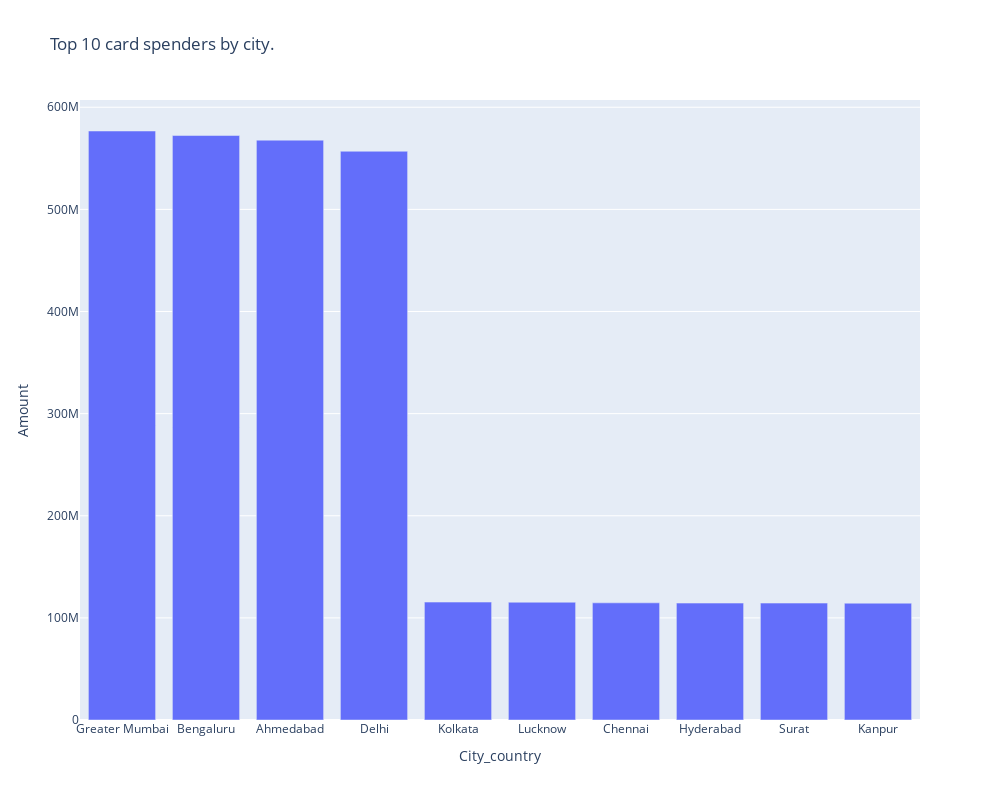

Notebook code cell kept with this figure:
### Code cell
top_cities=df.groupby(["City_country"])["Amount"].sum().reset_index().sort_values(by="Amount",ascending=False).head(10)
top_cities

fig=px.bar(top_cities,x="City_country",y="Amount",title="Top 10 card spenders by city.")
fig.update_layout(width=1000,height=800)

fig.write_image("Top 10 cities.png")
fig.show()

### Figure 1 — Plotly figure (JSON) as saved in the notebook; plotly's stock layout.template omitted (floating-point values rounded to 4 significant figures)
{"data": [{"alignmentgroup": "True", "hovertemplate": "City_country=%{x}<br>Amount=%{y}<extra></extra>", "legendgroup": "", "marker": {"color": "#636efa", "pattern": {"shape": ""}}, "name": "", "offsetgroup": "", "orientation": "v", "showlegend": false, "textposition": "auto", "type": "bar", "x": ["Greater Mumbai", "Bengaluru", "Ahmedabad", "Delhi", "Kolkata", "Lucknow", "Chennai", "Hyderabad", "Surat", "Kanpur"], "xaxis": "x", "y": [576751476, 572326739, 567794310, 556929212, 115466943, 115334476, 114730600, 114493477, 114486151, 114370532], "yaxis": "y"}], "layout": {"barmode": "relative", "height": 800, "legend": {"tracegroupgap": 0}, "title": {"text": "Top 10 card spenders by city."}, "width": 1000, "xaxis": {"anchor": "y", "domain": [0, 1], "title": {"text": "City_country"}}, "yaxis": {"anchor": "x", "domain": [0, 1], "title": {"text": "Amount"}}}}
